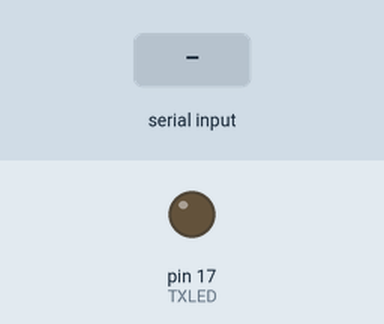
The sketch below on a simulated Arduino Leonardo, built with avr-gcc and run on an emulated ATmega32U4. On the bench: output pins drawn as LEDs (lit = HIGH). Wiring (inferred from the signals the program sends): 4×4 keypad with keys 1 2 3 A 4 5 6 B 7 8 9 C * 0 # D (labels assumed): rows pin 6, pin 7, pin 8, pin 9; columns pin 2, pin 3, pin 4, pin 5. The inputs (shaded band) are chosen by the test bench. EEPROM starts erased; USB keyboard and mouse output is not drawn; pins used as bus, display or sensor lines are not drawn; what the sketch prints to the serial monitor is not drawn.

Above: at 3.5 s.
3.6 s: byte 170 (0xAA) received over Serial
At 4.1 s:
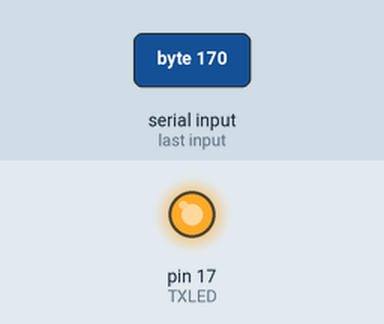
6.1 s: byte 171 (0xAB) received over Serial
7.6 s: byte 172 (0xAC) received over Serial
9.1 s: byte 173 (0xAD) received over Serial
10.6 s: byte 174 (0xAE) received over Serial
Timing chart, 0 to 13.1 s (numbered marks = the images above; inputs shaded):
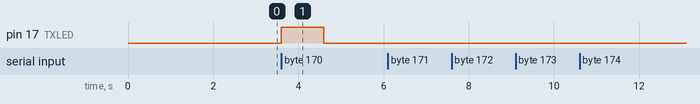

Measured:
- after the input at 3.6 s, pin 17 (TXLED): LOW → HIGH at once, → LOW 1.0 s later
- after the input at 6.1 s, every drawn part: stays the same
- after the input at 7.6 s, every drawn part: stays the same
- after the input at 9.1 s, every drawn part: stays the same
- after the input at 10.6 s, every drawn part: stays the same

The sketch:

arduino_sketch.ino
```cpp
#include <stdint.h>
#include <Keyboard.h>
#include <EEPROM.h>

#define TXLED 17
#define ID 1008

#define MACRO_COUNT 6
#define KEY_COUNT 256

// these all must be correct and define correct sizes (!!!!)
#define FIRST_COL_PIN 2
#define LAST_COL_PIN 5
#define FIRST_ROW_PIN 6
#define LAST_ROW_PIN 9
#define ROWS_COUNT 4
#define COLS_COUNT 4
#define TOTAL_BUTTONS_COUNT 16

// each bit is a 1 if the corresponding key is pressed
uint16_t keyboardState = 0;

// Each element contains a macro for each key. Up to {MACRO_COUNT} keys in each macro
char macros[TOTAL_BUTTONS_COUNT][MACRO_COUNT];

// assuming sizeof(char) == 1. If for some reason this is not true,
// the program will either not compile or break.
// May also not break if you're lucky with your encoding :D
// This is a flag for each possible character if any key holds it.
// basically busyKeys[i] != 0  ==> we can't send press or release.
// A lot of valuable RAM will be used for this
// but it's a sacrifice I'm willing to make (c)
uint16_t busyKeys[KEY_COUNT];

byte calcMacrosChecksum() {
	byte checksum = 0;
	for(int i = 0; i < TOTAL_BUTTONS_COUNT; ++i) {
		for(int j = 0; j < MACRO_COUNT; ++j) {
			checksum += macros[i][j];
		}
	}
	return checksum;
}

void saveMacros() {
	for(int i = 0; i < TOTAL_BUTTONS_COUNT; ++i) {
		for(int j = 0; j < MACRO_COUNT; ++j) {
			EEPROM.update(1 + i * TOTAL_BUTTONS_COUNT + j, macros[i][j]);
		}
	}
	EEPROM.update(0, calcMacrosChecksum());
}

void resetMacros() {
	keyboardState = 0;
	memset(busyKeys, 0, sizeof(busyKeys));
	for(int i = 0; i < TOTAL_BUTTONS_COUNT; ++i) {
		memset(macros[i], 0, MACRO_COUNT);
	}
	saveMacros();
}

void setup() {
	Serial.begin(19200);
	byte checksum = EEPROM.read(0);
	for(int i = 0; i < TOTAL_BUTTONS_COUNT; ++i) {
		for(int j = 0; j < MACRO_COUNT; ++j) {
			macros[i][j] = EEPROM.read(1 + i * TOTAL_BUTTONS_COUNT + j);
		}
	}
	byte calcChecksum = calcMacrosChecksum();
	if(calcChecksum != checksum) {
		delay(2000);
		Serial.println("Checksum mismatch");
		Serial.print("Stored: ");
		Serial.print(checksum, BIN);
		Serial.println();
		Serial.print("Calculated: ");
		Serial.print(calcChecksum, BIN);
		Serial.println();
		resetMacros();
	}
	pinMode(TXLED, OUTPUT);
	digitalWrite(TXLED, LOW);
	// set pins 2 to 9 for keypad
	int i = FIRST_COL_PIN;
	for(; i <= LAST_COL_PIN; ++i) {
		pinMode (i, INPUT_PULLUP);
	}
	for(i = FIRST_ROW_PIN;i <= LAST_ROW_PIN; ++i) {
		pinMode(i, OUTPUT);
		digitalWrite(i, HIGH);
	}
	Keyboard.begin();
}

void updateKeyboard() {
	for(int i = FIRST_ROW_PIN, bitshift = 0; i <= LAST_ROW_PIN; ++i, bitshift += ROWS_COUNT) {
		digitalWrite(i, LOW);
		for(int j = FIRST_COL_PIN, colIndex = 0; j <= LAST_COL_PIN; ++j, ++colIndex) {
			int actualBitshift = bitshift + colIndex;
			uint16_t mask = 1 << actualBitshift;
			uint16_t value = keyboardState & mask;
			int newValue = digitalRead(j);
			if(!newValue && !value) {
				keyboardState |= mask;
				for(int k = 0; k < MACRO_COUNT; ++k) {
					char macro = macros[actualBitshift][k];
					if(!busyKeys[(unsigned char) macro]) {
						Keyboard.press(macro);
					}
					busyKeys[(unsigned char) macro] |= mask;
				}
			}
			else if(newValue && value) {
				keyboardState &= (~mask);
				for(int k = 0; k < MACRO_COUNT; ++k) {
					char macro = macros[actualBitshift][k];
					busyKeys[(unsigned char) macro] &= (~mask);
					if(!busyKeys[(unsigned char) macro]) {
						Keyboard.release(macro);
					}
				}
			}
		}
		digitalWrite(i, HIGH);
	}
}

void programmingMode() {
	digitalWrite(TXLED, HIGH);
	char newMacro[11];
	size_t macroSize = Serial.readBytes(newMacro, MACRO_COUNT + 1);
	if(macroSize == MACRO_COUNT + 1 && newMacro[0] >= 0 && newMacro[0] < 16) {
		Keyboard.releaseAll();
		memset(busyKeys, 0, sizeof(busyKeys));
		keyboardState = 0;
		memcpy(macros[newMacro[0]], newMacro + 1, MACRO_COUNT);
		saveMacros();
	}
	digitalWrite(TXLED, LOW);
}

void loop() {
	updateKeyboard();
	if(Serial.available()) {
		int code = Serial.read();
		switch (code) {
			case 0xAA:
				programmingMode();
				break;
			case 0xAB:
				for(int i = 0; i < KEY_COUNT; ++i) {
					Serial.print(busyKeys[i]);
					Serial.print(' ');
				}
				Serial.println();
				break;
			case 0xAC:
				Serial.println(ID);
				break;
			case 0xAD:
				Serial.print(ROWS_COUNT);
				Serial.print(' ');
				Serial.print(COLS_COUNT);
				Serial.print(' ');
				Serial.print(MACRO_COUNT);
				Serial.println();
				break;
			case 0xAE:
				for(int i = 0; i < TOTAL_BUTTONS_COUNT; ++i) {
					for(int j = 0; j < MACRO_COUNT; ++j) {
						Serial.print(macros[i][j]);
					}
					Serial.println();
				}
				break;
			case 0xF0:
				resetMacros();
				break;
		}
	}
	delay(1);
}
```
